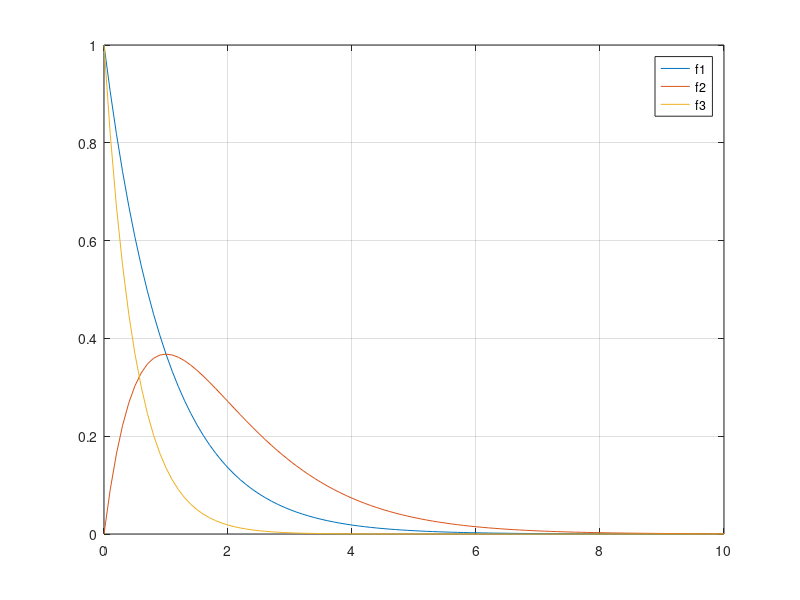

MATLAB code for this plot:
t = [0:.1:10]';
f1 = exp(-t);
f2 = t.*exp(-t);
f3 = exp(-2*t);
M = [f1 f2 f3];

plot(t, M)
grid on
legend('f1', 'f2', 'f3')

rank([f1 f2 f3])